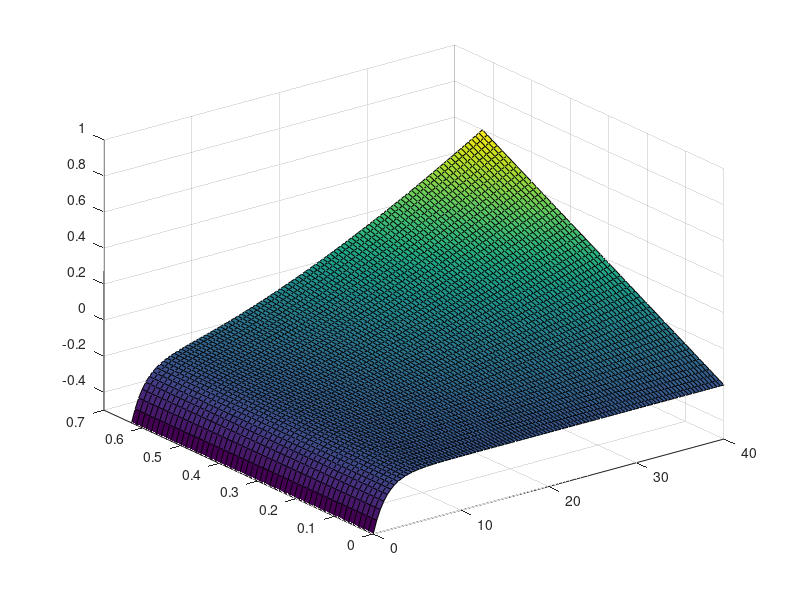
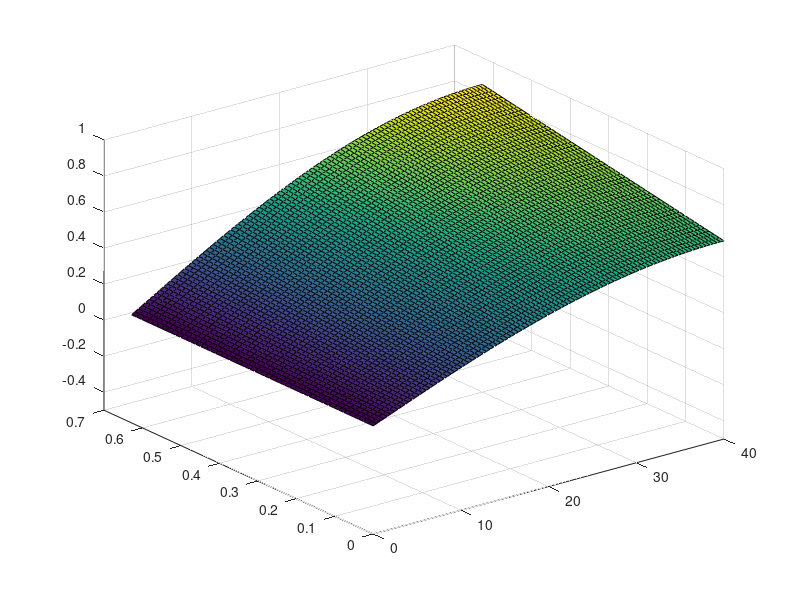
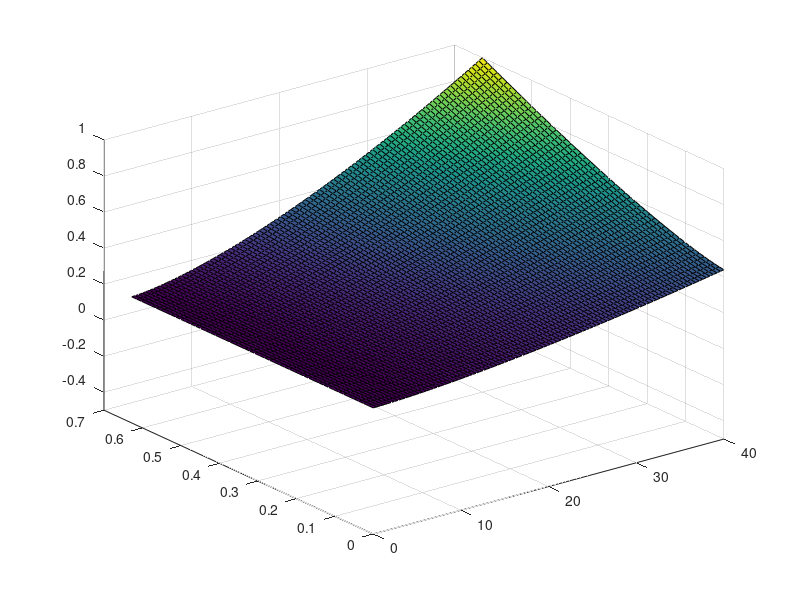

Reproduce these figures in MATLAB, in order.
function steering_moment_plot()
    % \tau_{s}(t) =   & - I_{\text{sc}} \ddot{\steeringWheelAngle}(t) - b_{\text{ps}} \dot{\steeringWheelAngle}(t) \\
    %             & + k_1 \left(\frac{\varSpeed_y(t) + L_f \dot{\varOrientation}(t)}{\varSpeed_x(t)} - \delta(t) \right) - k_2 \delta(t),
    % From mehdizadeh2011new
    inertia_steering_column = 0.01;
    b_ps = 3;
    k1 = 300;
    k2 = 5;
    L_f = 1.3;
%     side_slip_angle = @(steering_angle_rad) atan( L_r / L * tan(steering_angle_rad) );
% 
%     orientation = @(speed, steering_angle_rad) speed ./ L .* tan(steering_angle_rad) .* cos(side_slip_angle(steering_angle_rad));
%     v_x = @(speed, steering_angle_rad) speed .* cos ( orientation(speed, steering_angle_rad) + side_slip_angle(steering_angle_rad) );
%     v_y = @(speed, steering_angle_rad) speed .* sin ( orientation(speed, steering_angle_rad) + side_slip_angle(steering_angle_rad) );

    torque_mehdizadeh = @(speed, steering_angle_rad, steering_wheel_angle_speed, steering_wheel_angle_acceleration) ...
        - inertia_steering_column * steering_wheel_angle_acceleration ...
        - b_ps * steering_wheel_angle_speed ...
        + k1 * ((v_y(speed, steering_angle_rad) + L_f .* yaw_rate(speed, steering_angle_rad)) ./ v_x(speed, steering_angle_rad) - steering_angle_rad) ...
        - k2 * steering_angle_rad;

%     gridded_speed_and_steering_angle(torque_mehdizadeh);
    gridded_speed_and_steering_angle(@torque_1);
    gridded_speed_and_steering_angle(@torque_2);
    gridded_speed_and_steering_angle(@torque_3);
    gridded_steering_wheel();

    function gridded_speed_and_steering_angle(torque_function)
        steering_wheel_angle_speed = 0;
        steering_wheel_angle_acceleration = 0;
        speed_max = 40;
        steering_angle_max_rad = 36/180 * pi;

        [speed_grid, steering_angle_grid] = meshgrid(linspace(0,speed_max,100), linspace(0,steering_angle_max_rad,50));
        torque_grid = torque_function(speed_grid, steering_angle_grid, steering_wheel_angle_speed, steering_wheel_angle_acceleration);

        figure
        surf(speed_grid, steering_angle_grid, torque_grid)
        zlim([-0.5 1])
    end
    
    function gridded_steering_wheel()
    end
end

function result = side_slip_angle(steering_angle_rad)
L_f = 1.3;
    L_r = L_f;
    L = L_r + L_f;
    result = atan( L_r / L * tan(steering_angle_rad) );
end

function result = yaw_rate(speed, steering_angle_rad)
L_f = 1.3;
    L_r = L_f;
    L = L_r + L_f;
    result = speed ./ L .* tan(steering_angle_rad) .* cos(side_slip_angle(steering_angle_rad));
end

function result = v_x(speed, steering_angle_rad)
    yaw = 0;
    result = speed .* cos ( yaw + side_slip_angle(steering_angle_rad) );
end

function result = v_y(speed, steering_angle_rad)
    yaw = 0;
    result = speed .* sin( yaw + side_slip_angle(steering_angle_rad) );
end

function result = torque_1(speed, steering_angle_rad, ~, ~)
    speed_max = 40;
    steering_angle_max_rad = 36/180 * pi;
    torque_standstill = 0.1;
    speed_min_torque = 1.5;
    % speed < speed_min_torque
        % sign( steering_angle * steering_speed ) >= 0
            % 0.2 + torque_standstill .* (1-(speed ./speed_min_torque)).^3
            % towards middle
        % sign( steering_angle * steering_speed ) < 0
            % 0.2 - (torque_standstill + 0.4) .* (1-(speed ./speed_min_torque)).^3
            % towards outside
    torque_slow = 0.2 + 0.3 .* exp(-(speed ./speed_min_torque));
%     torque_slow_neg = ;
    result = -torque_slow +  ...
        0.8 * (speed ./speed_max).^1.5 ...
        .* (steering_angle_rad ./ steering_angle_max_rad);
end

function result = torque_2(speed, steering_angle_rad, ~, ~)
v_max = 40;
    result = 0.1 ...
    + 0.4 .* abs(steering_angle_rad) .* sin(speed ./ v_max .* pi / 2) ...
        + 0.5 .* sin(speed ./ v_max .* pi ./ 2);
end

function result = torque_3(speed, steering_angle_rad, ~, ~)
speed_max = 40;
steering_angle_max_rad = 0.2*pi;
    result = 0.2 ...
        + 0.8 * (speed ./speed_max).^1.5 .* ...
        (0.3 + 0.7*(steering_angle_rad ./ steering_angle_max_rad).^1.3);
    % TODO Torque at standstill. v<1.8 m/s
end